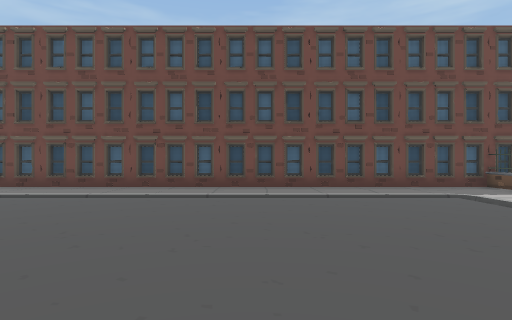
View 1 (above)

24 first-person views from a walk through a Unity game level. The camera is 1.5 m above the floor, looks level and sees 80° across. The floor is counted in squares, 2 m on a side. Each view is taken from the middle of a square. On the plan, view 1 faces up. The plan holds only what a view shows up to about 10 squares ahead; the rest is blank. The place goes on beyond the plan.

View 2
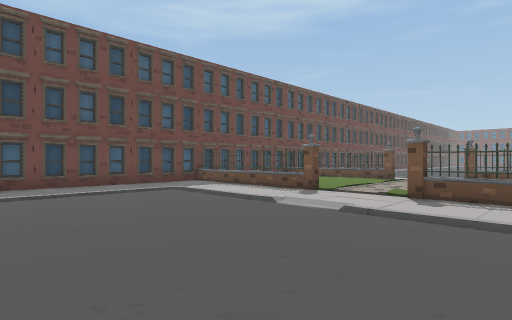

View 3
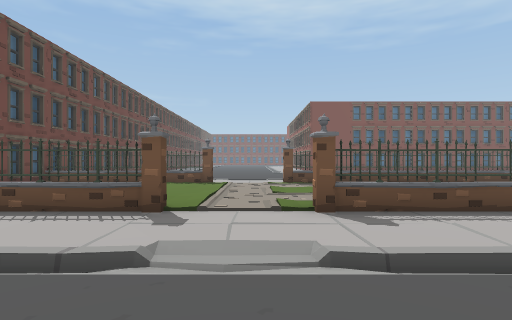

View 4
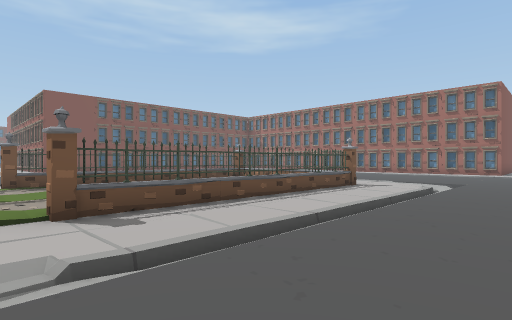

View 5
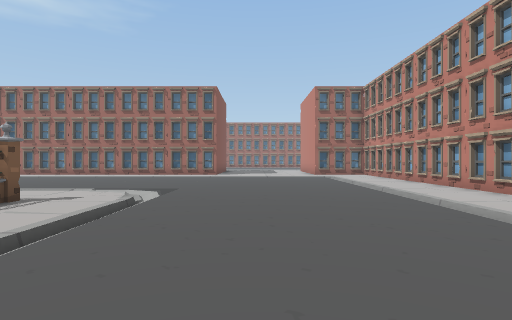

View 6
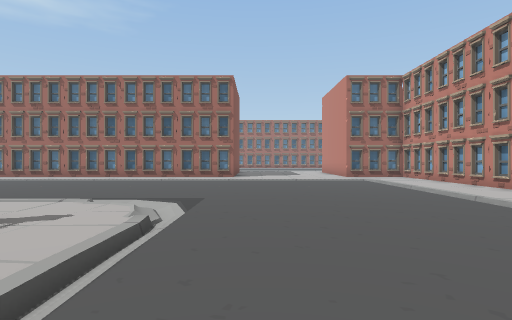

View 7
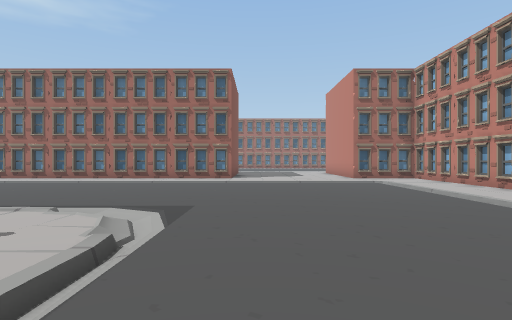

View 8
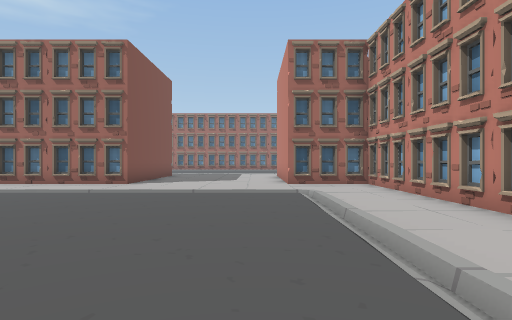

View 9
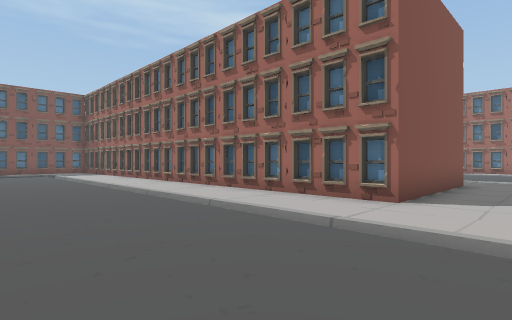

View 10
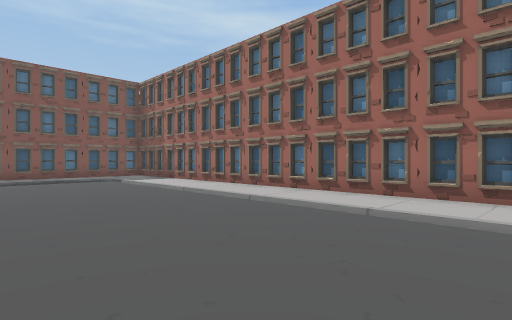

View 11
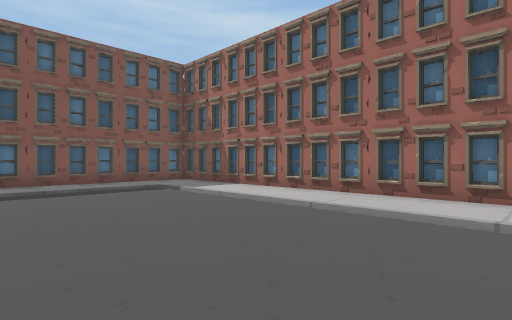

View 12
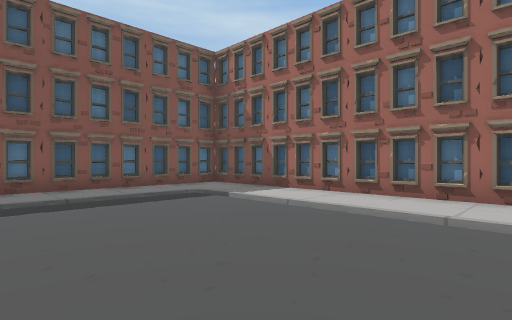

View 13
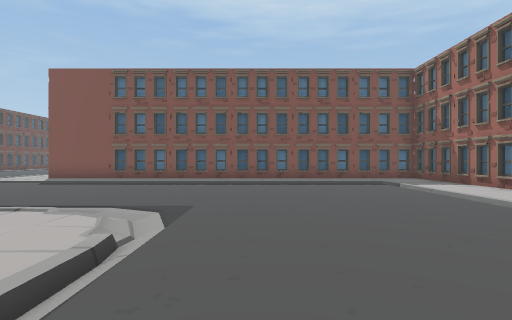

View 14
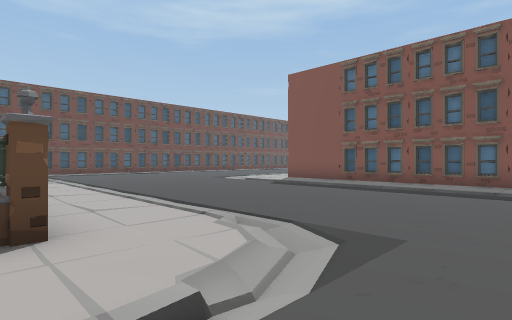

View 15
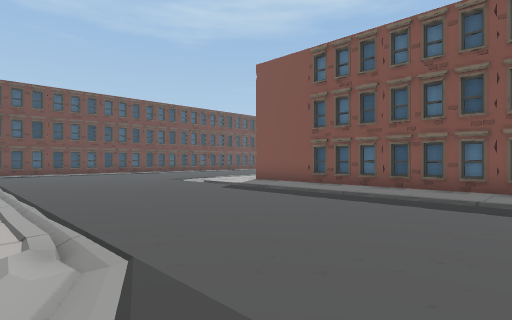

View 16
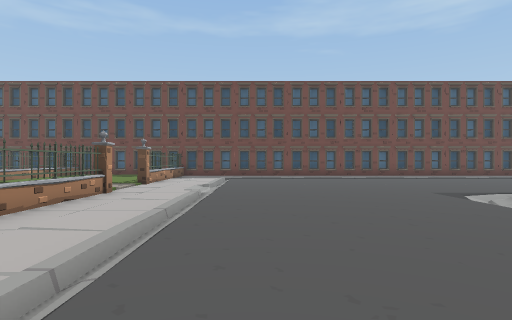

View 17
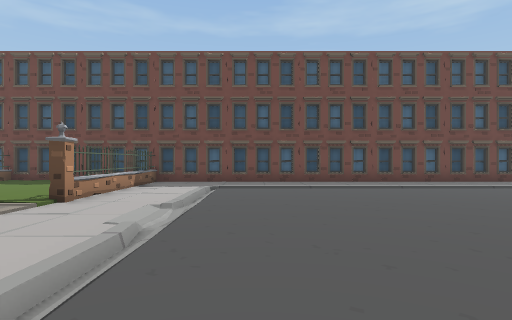

View 18
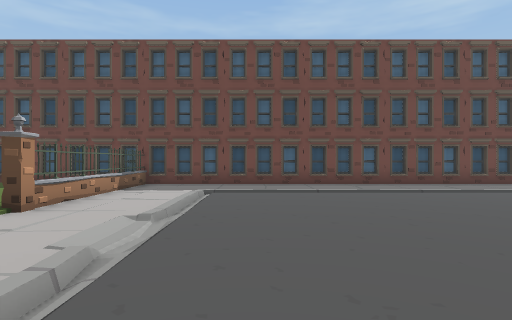

View 19
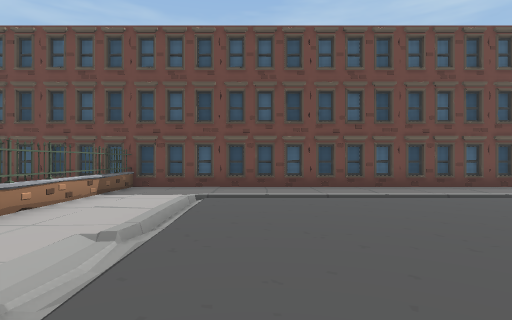

View 20
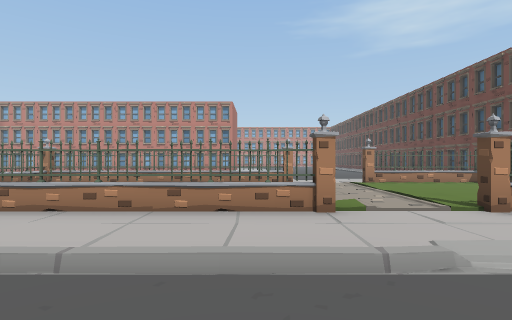

View 21
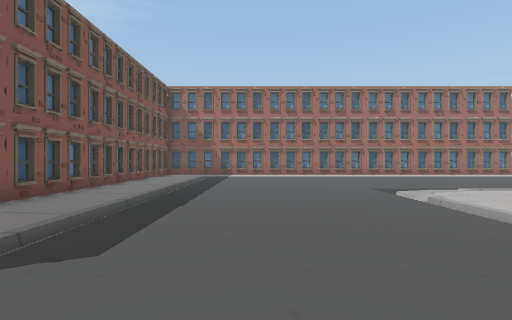

View 22
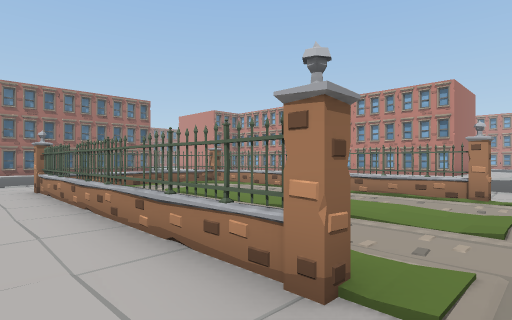

View 23
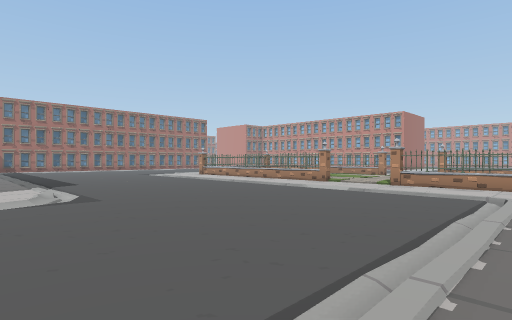

View 24
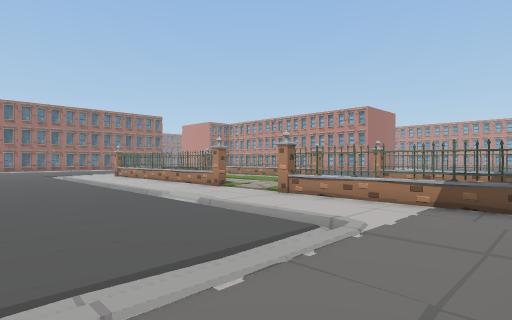

### Floor plan
Points are (right, up) in squares from view 1. A wall is a line through its corners. A room is listed if a view was taken in it or the views show most of it. See-through windows are left out.
Room 1 (views 1, 2, 3, 4, 5, 6, 7, 8, 9, 10, 11, 12, 13, 14, 15, 16, 17, 18, 19, 20, 21, 22, 23, 24)
walls: (6.4, -6.4) (6.4, -4.9); (10.1, -6.5) (11.3, -6.5); (6.5, -4.9) (6.5, -6.5) (8.1, -6.5); (11.4, -6) (11.4, -4.9); (11.6, -4.9) (11.6, -6.4); (6.4, -2) (6.4, 0.1); (11.4, -1) (11.4, 0.5); (6.5, 0.1) (6.5, -2); (11.6, 0.6) (11.6, -1.1); (11.4, 3.6) (11.4, 8.5); (-3.5, -7.5) (-3.5, -16.5) (-1, -16.5); (6.4, 4.9) (6.4, 8.5); (6.5, 7) (6.5, 4.9); (4, -21.5) (4, -16.5) (20.6, -16.5); (11, 8.5) (11, 7.9); (11.6, 8.6) (11.6, 3.6); (21.5, -15.8) (21.5, -4.2); (21.5, 8.5) (-5.5, 8.5)
low walls: (6.3, 4.9) (6.3, 5.5)
objects: fence (6, -7); other object (6, -5); other object (6, -3); other object (6, 0); fence (6, 1); fence (6, 3) to (7, 3); other object (6, 5); other object (7, 5); other object (7, 7); other object (8, -7); other object (10, -7); fence (11, 1); fence (11, 3) to (12, 3); other object (11, 5); other object (11, 7); fence (12, -7); other object (12, -5); other object (12, -3); other object (12, 0); other object (12, 5)

Where each view was taken, in squares from view 1:
view 1: 0 up, 0 right, facing up
view 2: 1 down, 0 right, facing up-right
view 3: 2 up, 2 right, facing right
view 4: 2 up, 2 right, facing down-right
view 5: 1 down, 2 right, facing down
view 6: 3 down, 3 right, facing down
view 7: 4 down, 3 right, facing down
view 8: 7 down, 0 right, facing down
view 9: 11 down, 2 right, facing down-right
view 10: 10 down, 7 right, facing down-right
view 11: 10 down, 11 right, facing down-right
view 12: 10 down, 13 right, facing down-right
view 13: 10 down, 9 right, facing right
view 14: 10 down, 11 right, facing up-right
view 15: 10 down, 13 right, facing up-right
view 16: 6 down, 15 right, facing up
view 17: 2 down, 15 right, facing up
view 18: 1 down, 15 right, facing up
view 19: 0 up, 15 right, facing up
view 20: 0 up, 16 right, facing left
view 21: 1 down, 17 right, facing down
view 22: 2 up, 13 right, facing down-left
view 23: 7 up, 21 right, facing down-left
view 24: 8 up, 17 right, facing down-left
